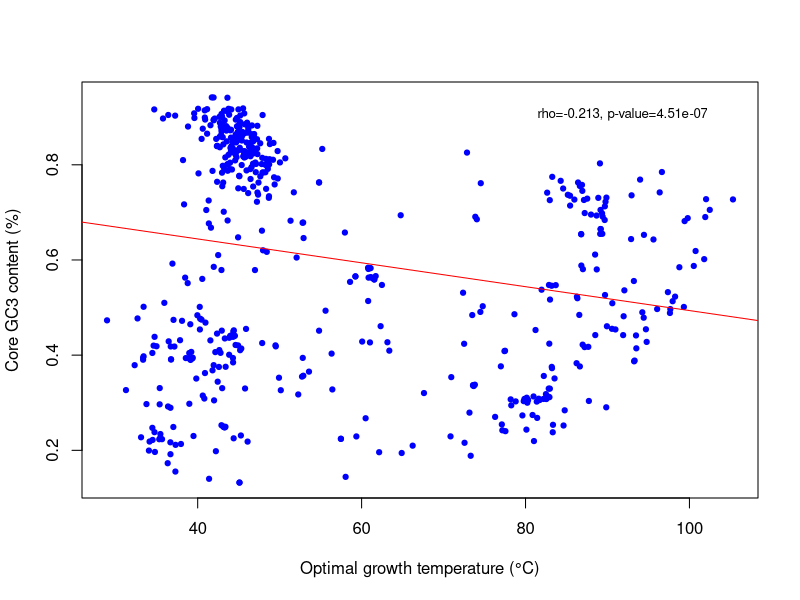

Source code (R):
#Figure 10

data1 <- read.csv("GC3_all_prop.csv",header=T)
attach(data1)

Temp<-unlist(data1[2])
core.gc3<-unlist(data1[5])

pdf("Fig10_Temp_Core_GC3.pdf")
plot(Temp,core.gc3,pch=19,cex=0.7,xlab="Optimal growth temperature (°C)",ylab="Core GC3 content (%)",col="blue") #Make a plot for this aswell - to show correlation/interaction

abline(lm(core.gc3~Temp),col="red")

ct2 <-cor.test(Temp,core.gc3)
ct2.p<-ct2$p.value
ct2.rho<-ct2$estimate

#Significant figures
ctrho2 <- signif(ct2.rho, digits =3)
ctp2 <- signif(ct2.p, digits =3)

txt2<-paste("rho=",ctrho2,", p-value=",ctp2,sep="")
mtext(txt2,side=3,adj=0.9,line=-2,cex=0.8)

cor.test(Temp,core.gc3)

dev.off()



